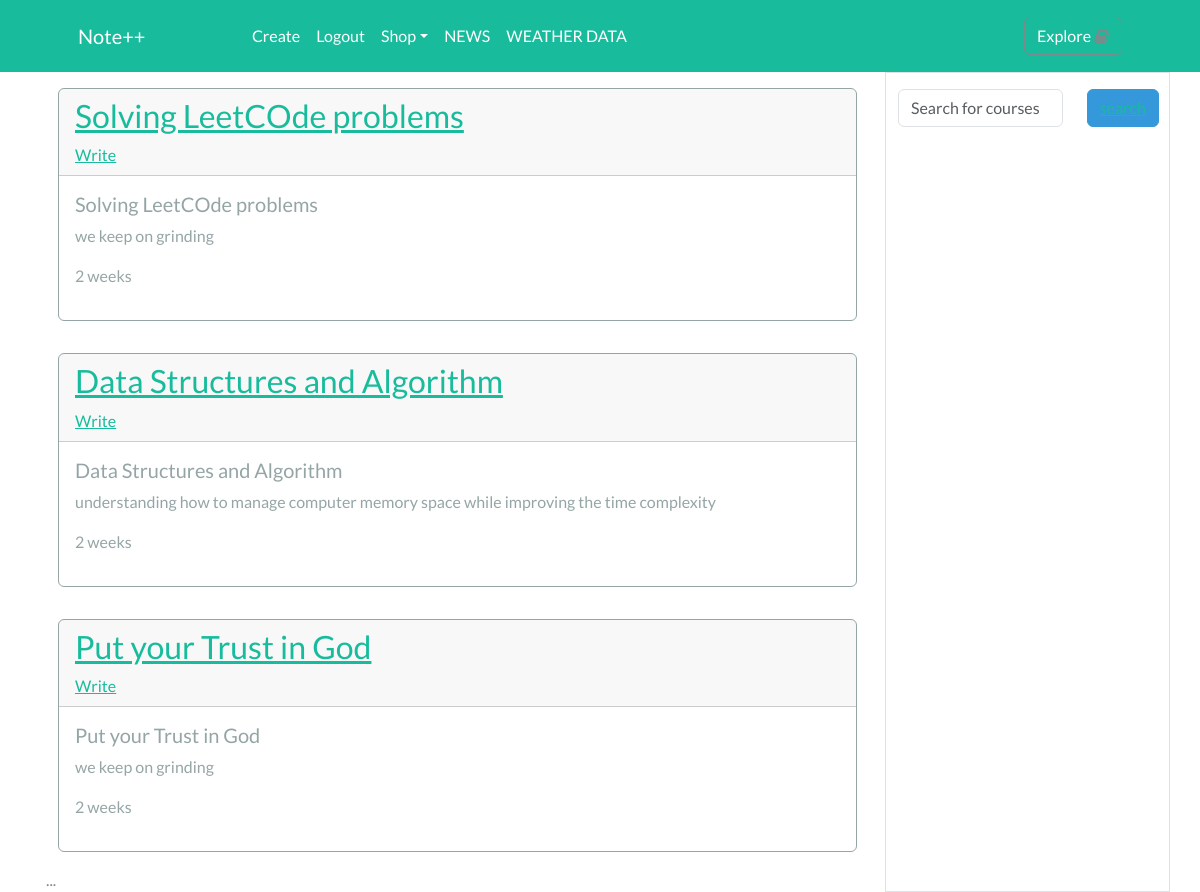
The page / (signed in) on the database as committed earlier.
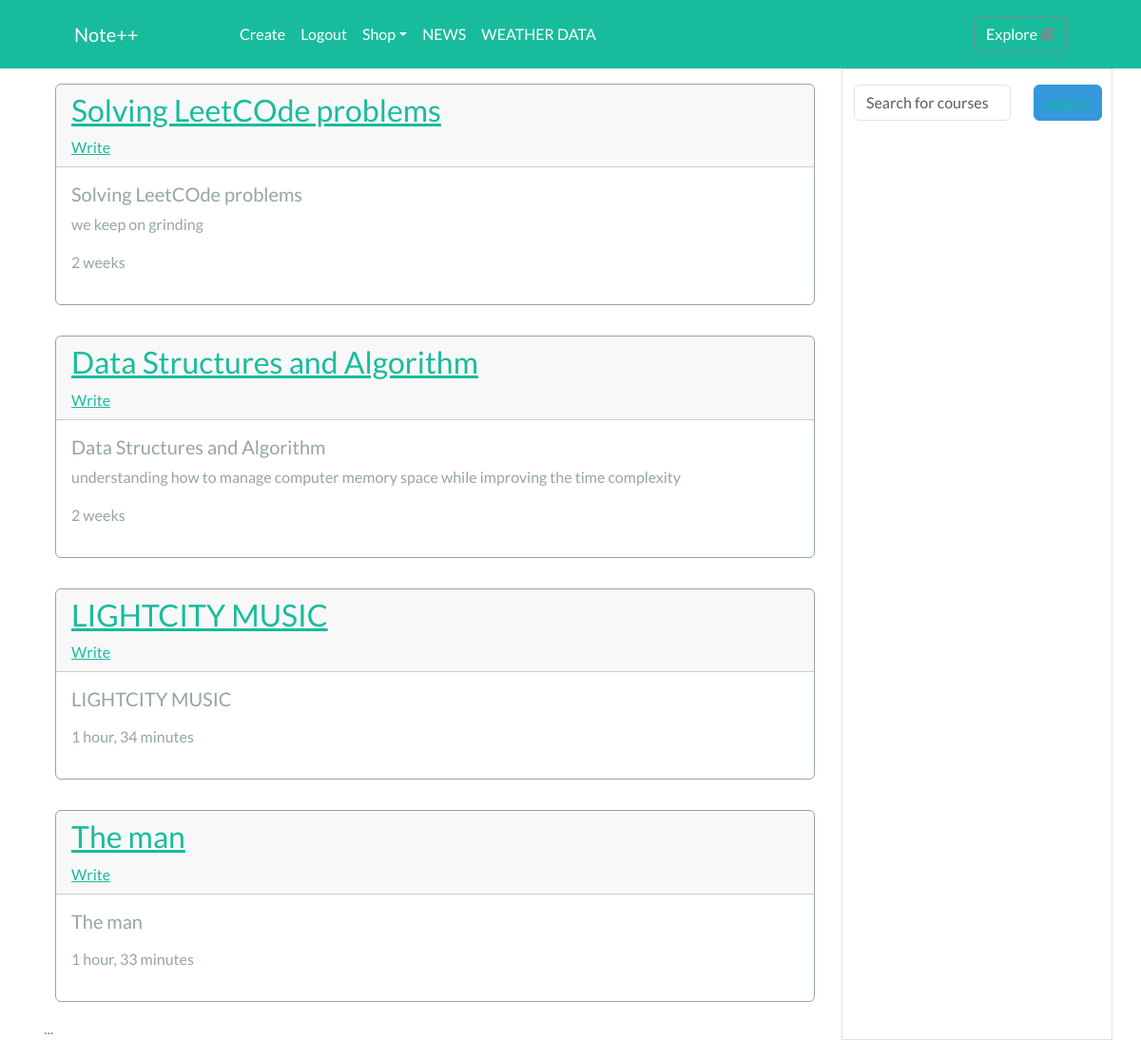
The same page on the database as committed later.
### core/models.py (models this page shows, shortened)
class Course(models.Model):
    title = models.CharField(max_length=200)
    description = models.TextField(null=True, blank=True)
    created = models.DateTimeField(auto_now_add=True)
    author = models.ForeignKey(User, on_delete=models.CASCADE)

### core/views.py (the view)
# urls.py: path('', Index, name='Index'),
@login_required
def Index(request):
    note = Note.objects.all().order_by('-id')
    courses = Course.objects.all() # Retrieve Data from the Database
    context = {'courses':courses} # Pass retrieved data to the frontend
    return render(request, 'core/admin/index.html', context)

### core/templates/core/admin/index.html (shortened to what this page needs)
<!DOCTYPE html>
{% extends 'core/admin/base.html' %}
{% load static %}
    {% block content %}
    <div class="container text-dark">
        <div class="row">
            <div class="col-lg-9 px-3">
                {% for course in courses %}
                <div class="row m-auto mt-3">
                    <div class="col-lg-12">
                        <div class="card border-secondary mb-3">
                            <div class="card-header">
                                <a href="{% url 'CourseDetail' course.pk %}"><h3>{{course.title}}</h3></a>
                                <a href="{% url 'CreateNote' %}">Write</a>
                            </div>
                            <div class="card-body text-secondary">
                            <h5 class="card-title">{{course.title}}</h5>
                            <p class="card-text">{{course.description}}</p>
                            <p class="">{{course.created|timesince}}</p>
                            </div>
                        </div>
                    </div>
                </div>
                {% endfor %}
                ...
            </div>
            <div class="col-lg-3 border">
                <form action="" class="row mt-3" method="POST">
                    <div class="col-lg-8">
                        <input class="form-control" type="text" name="course-search" placeholder="Search for courses">
                    </div>
                    <div class="col-lg-4">
                        <button class="btn btn-info" type="submit" name="search-button"><a href="{% url 'Index' %}">search</a></button>
                    </div>
                </form>
            </div>
        </div>
    </div>
    {% endblock %}

### core/templates/core/admin/base.html (shortened to what this page needs)
<!DOCTYPE html>
{% load static %}
<html lang="en">
<head>
    <link rel="stylesheet" href="{% static 'css/bootstrap.css' %}">
    <link rel="stylesheet" href="{% static 'css/landingpage.css' %}">
    <link rel="stylesheet" href="https://cdnjs.cloudflare.com/ajax/libs/font-awesome/4.7.0/css/font-awesome.min.css">
</head>
<body>
<nav class="navbar navbar-expand-lg navbar-dark bg-success">
    <div class="container px-4 px-lg-5">
        <a class="navbar-brand" href="{% url 'Index' %}">Note<span>++</span></a>
        <div class="collapse navbar-collapse" id="navbarSupportedContent">
            <ul class="navbar-nav me-auto mb-2 mb-lg-0 ms-lg-4">
                <li class="nav-item"><a class="nav-link active" aria-current="page" href="">Home</a></li>
                <li class="nav-item"><a class="nav-link" href="{% url 'CreateCourse' %}">Create</a></li>
                {% if user.is_authenticated %}
                    <li class="nav-item"><a class="nav-link" href="">Logout</a></li>
                {% else %}
                    <li class="nav-item"><a class="nav-link" href="{% url 'Index' %}">Login</a></li>
                {% endif %}
                <li class="nav-item dropdown">
                    <a class="nav-link dropdown-toggle" id="navbarDropdown" href="#" role="button" data-bs-toggle="dropdown" aria-expanded="false">Shop</a>
                </li>
                <li class="nav-item"><a class="nav-link" href="{% url 'NewsAPI' %}">NEWS</a></li>
                <li class="nav-item"><a class="nav-link" href="{% url 'WeatherAPI' %}">WEATHER DATA</a></li>
            </ul>
                <button class="btn btn-outline-dark" type="button" ><a href="#sidebar" class="text-decoration-none text-white" role="button" data-bs-toggle="offcanvas" data-bs-target="#sidebar" aria-controls="sidebar">Explore</a>
                    <i class="fa fa-book"></i>
                </button>
        </div>
    </div>
</nav>
<section>
    {% block content %}
    {% endblock %}
</section>
</body>
</html>

### static/css/landingpage.css (style rules this page uses)
* { padding: 0px; margin: 0px; }

Rows that differ between the two databases and show on the page:
removed Course: title "Put your Trust in God", description "we keep on grinding", created "2 weeks"
added Course: title "LIGHTCITY MUSIC", created "1 hour, 34 minutes"
added Course: title "The man", created "1 hour, 33 minutes"
